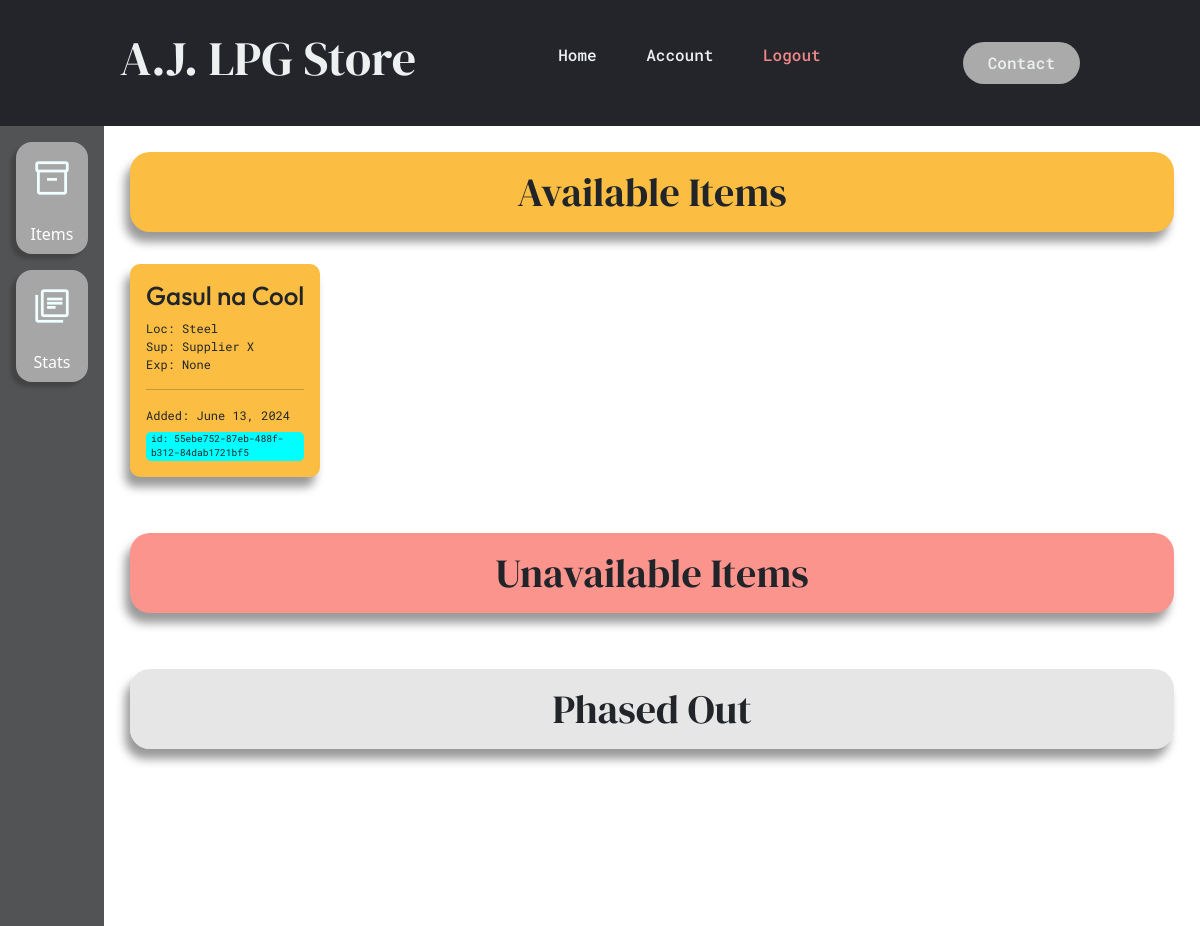
The page /inventory_dashboard/ on the database as committed earlier.
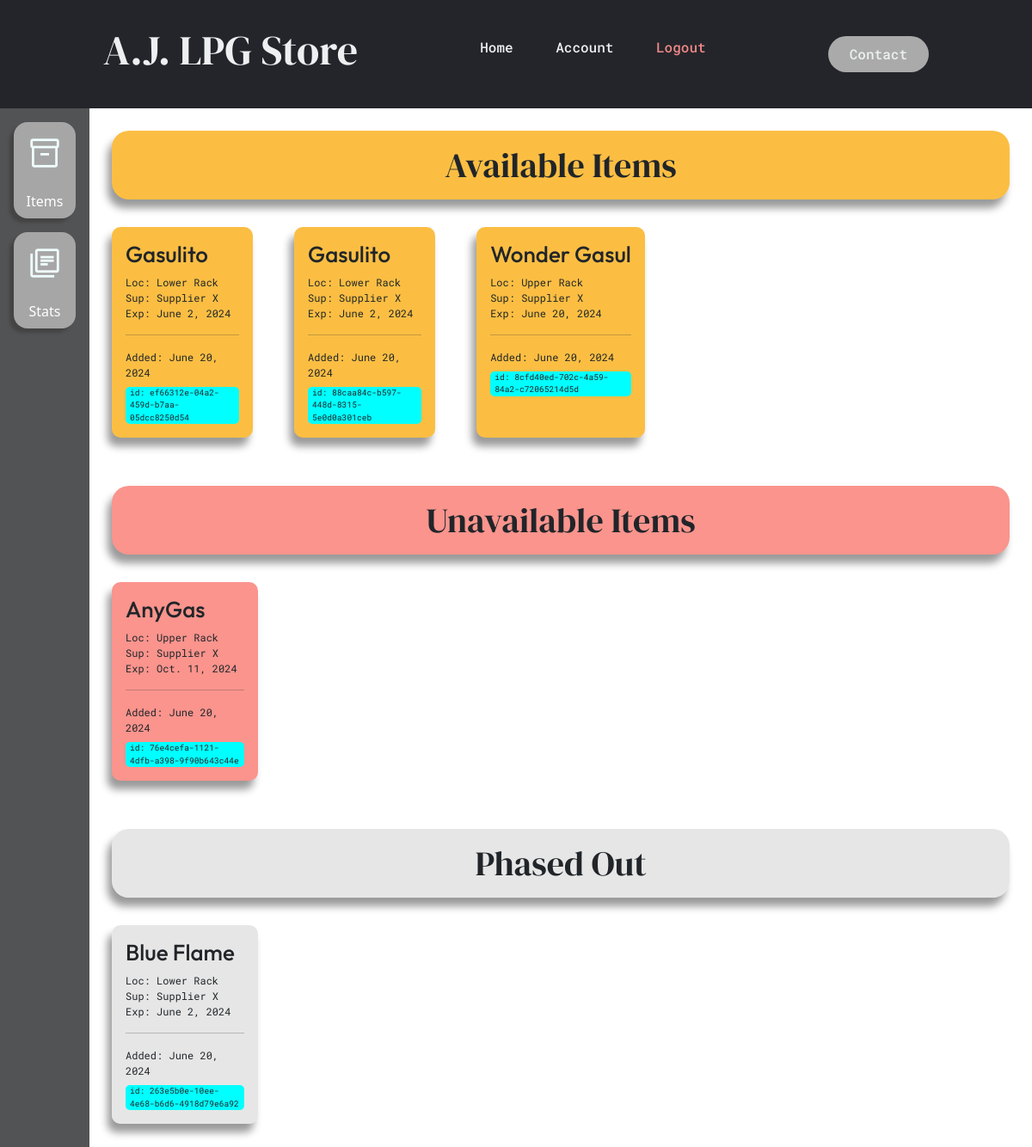
The same page on the database as committed later.
### home/models.py (models this page shows, shortened)
class Stock(models.Model):
    id = models.UUIDField(primary_key=True, default=uuid.uuid4, editable=False)
    stock_name = models.CharField(max_length=255, default=random_string(["Gasul X","Wonder Gasul","Awesome Gasul","Gasul na Cool","Oh my Gas","Gas Gas Gas!"]))
    product = models.ForeignKey(Product, on_delete=models.SET_NULL, null=True)
    location = models.CharField(max_length=255)
    supplier = models.ForeignKey(Supplier, on_delete=models.SET_NULL, null=True)
    date_received = models.DateField(default=timezone.now, editable=True,help_text="YYYY-MM-DD")
    date_last_ordered = models.DateField(null=True, blank=True, help_text="YYYY-MM-DD")
    status = models.CharField(max_length=50, choices=[('available', 'Available'), ('not_available','Not Available'), ('phased_out', 'Phased Out')])
    expiry_date = models.DateField(null=True, blank=True, help_text="YYYY-MM-DD (Expiry defaults with product category expiry)")

class Supplier(models.Model):
    name = models.CharField(max_length=255)
    contact = models.CharField(max_length=255)
    email = models.CharField(max_length=255, null=True, blank=True)
    website = models.CharField(max_length=255, null=True, blank=True)
    supplier_code = models.CharField(max_length=50, unique=True, editable=False)

### inventory/views.py (the view)
# urls.py: path('inventory_dashboard/', ivw.inventory_dashboard, name='inventory-dashboard')
def inventory_dashboard(request):
    var = {}
    var['inventory'] = Stock.objects.all()
    var['inventory_count'] = Stock.objects.count()
    return render(request, 'blocks/dashboard_components.html',var)

### inventory/templates/blocks/dashboard_components.html (shortened to what this page needs)
{% extends "inventory/inventory_dashboard_home.html"%}
{% block navbar %}
{% include "chunks/navbar.html" %}
{% endblock %}
{% block db_body %}
    <div class="dashboard_body">
        <div class="dashboard_sidebar">
            <ul>
                <li data-tab-target="tabs-stats">
                    <div id="sb-stats" class="icon_container">
                    <p><span class="material-symbols-outlined">inventory_2</span></p>
                    <label>Items</label>
                    </div>
                 </li>
                <li data-tab-target="tabs-item">
                    <div id="sb-items" class="icon_container">
                        <p><span class="material-symbols-outlined">
                            </span></p>
                        <label>Stats</label>
                    </div>
                </li>
            </ul>
        </div>
        <div class="dashboard_ui">
            <div id="tabs-stats" data-tab-content class="active">
                <div class="tabs_view_wrapper">
                    {% include "chunks/enumerate_inventory.html" %}
                </div>
            </div>
        </div>
    </div>
{% endblock %}

### inventory/templates/chunks/enumerate_inventory.html
{% if inventory_count == 0 %}
    <div class="empty_body">
        <h1>There's nothing here!</h1>
        <lottie-player src="https://lottie.host/03724ec4-5a16-49a8-9ed0-49f806bf4f1f/dhPoiWl7UD.json" background="transparent" speed="1" style="width: 600px; height: 600px" direction="1" mode="normal" loop autoplay></lottie-player>
        <p>No inventory information was found. Try to add new items in the inventory.<br>
        Click the button below to add new inventory entries.</p>
        <a href="{% url 'mngr-forms' %}?formID=stocks">
            <div class="button_plus">
                <span class="material-symbols-outlined">
                    add_box
                </span>
                <p>Add Entry</p>
            </div>
        </a>
    </div>
{% elif inventory_count != 0 %}
    <div class="item_wrapper">
        <div class="header_wrapper stock_available">
            <h1>Available Items</h1>
        </div>
        <div class="grid_wrap">
        {% for item in inventory %}
            {% if item.status == 'available' %}
                <div class="inventory_container stock_available">
                    <h1>{{ item.stock_name }}</h1>
                    <p>Loc: {{ item.location }}</p>
                    <p>Sup: {{ item.supplier.name }}</p>
                    <p>Exp: {{ item.expiry_date }}</p>
                    <hr>
                    <p class="below">Added: {{ item.date_received }}</p>
                    <span class="below">id: {{ item.id }}</span>
                </div>
            {% endif %}
        {% endfor %}
        </div>
    </div>
    <br>
    <div class="item_wrapper">
        <div class="header_wrapper stock_not_available">
            <h1>Unavailable Items</h1>
        </div>
        <div class="grid_wrap">
        {% for item in inventory %}
            {% if item.status == 'not_available' %}
                <div class="inventory_container stock_not_available">
                    <h1>{{ item.stock_name }}</h1>
                    <p>Loc: {{ item.location }}</p>
                    <p>Sup: {{ item.supplier.name }}</p>
                    <p>Exp: {{ item.expiry_date }}</p>
                    <hr>
                    <p class="below">Added: {{ item.date_received }}</p>
                    <span class="below">id: {{ item.id }}</span>
                </div>
            {% endif %}
        {% endfor %}
        </div>
    </div>
    <br>
    <div class="item_wrapper">
        <div class="header_wrapper stock_phased_out">
            <h1>Phased Out</h1>
        </div>
        <div class="grid_wrap">
        {% for item in inventory %}
            {% if item.status == 'phased_out' %}
                <div class="inventory_container stock_phased_out">
                    <h1>{{ item.stock_name }}</h1>
                    <p>Loc: {{ item.location }}</p>
                    <p>Sup: {{ item.supplier.name }}</p>
                    <p>Exp: {{ item.expiry_date }}</p>
                    <hr>
                    <p class="below">Added: {{ item.date_received }}</p>
                    <span class="below">id: {{ item.id }}</span>
                </div>
            {% endif %}
        {% endfor %}
        </div>
    </div>
{% endif %}

Rows that differ between the two databases and show on the page:
removed Stock: stock_name "Gasul na Cool", location "Steel", supplier.name "Supplier X", expiry_date "None", date_received "June 13, 2024", id "55ebe752-87eb-488f-b312-84dab1721bf5", shown under "Available Items"
added Stock: stock_name "Gasulito", location "Lower Rack", supplier.name "Supplier X", expiry_date "June 2, 2024", date_received "June 20, 2024", id "ef66312e-04a2-459d-b7aa-05dcc8250d54", shown under "Available Items"
added Stock: stock_name "Gasulito", location "Lower Rack", supplier.name "Supplier X", expiry_date "June 2, 2024", date_received "June 20, 2024", id "88caa84c-b597-448d-8315-5e0d0a301ceb", shown under "Available Items"
added Stock: stock_name "Wonder Gasul", location "Upper Rack", supplier.name "Supplier X", expiry_date "June 20, 2024", date_received "June 20, 2024", id "8cfd40ed-702c-4a59-84a2-c72065214d5d", shown under "Available Items"
added Stock: stock_name "AnyGas", location "Upper Rack", supplier.name "Supplier X", expiry_date "Oct. 11, 2024", date_received "June 20, 2024", id "76e4cefa-1121-4dfb-a398-9f90b643c44e", shown under "Unavailable Items"
added Stock: stock_name "Blue Flame", location "Lower Rack", supplier.name "Supplier X", expiry_date "June 2, 2024", date_received "June 20, 2024", id "263e5b0e-10ee-4e68-b6d6-4918d79e6a92", shown under "Phased Out"
